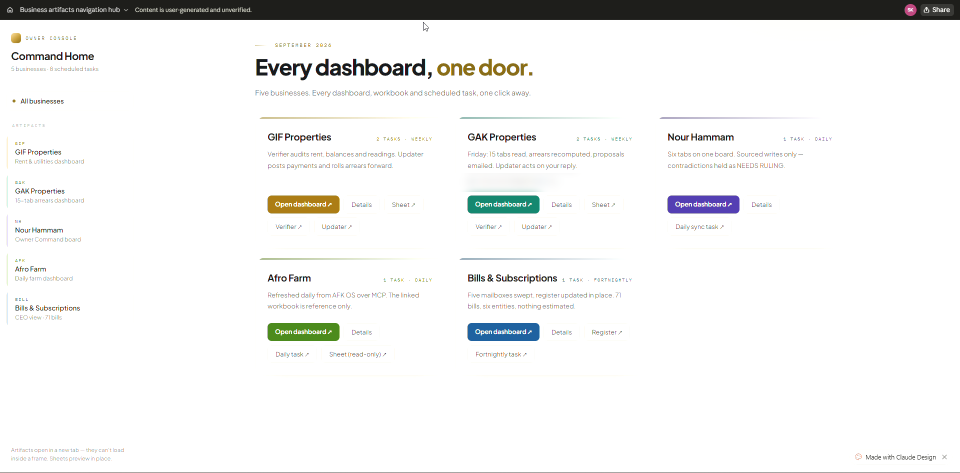
#> input picture videos/work-report-demo/assets/footage/hub.png, 1920 x 946 px, found by its file name (shown at 1/2 size)
$ python process_stills.py
#> lines starting #> are read from the running program, lines starting #| are printed output that depends on the picture
"""Privacy pass: blur each still except keep-rects (or blur only redact-rects). Source coords 1920x946."""
from PIL import Image, ImageFilter
import os
S = ".work/stills/"; O = "assets/footage/"; os.makedirs(O, exist_ok=True)
GIF_H = (0, 40, 1920, 200); SHEET_TABS = (0, 912, 1920, 942)
CFG = {
 "hub": ("redact", [(900, 346, 1260, 384)]),
 "gif_now": ("keep", [GIF_H, (30, 319, 1590, 457), (30, 494, 1590, 513), (40, 650, 900, 700), (30, 724, 1590, 743), (30, 806, 1590, 828)]),
 "gif_arrears": ("keep", [GIF_H, (40, 330, 1160, 385), (30, 400, 1590, 420), (30, 756, 620, 800)]),
 "gif_issues": ("keep", [GIF_H, (30, 316, 380, 352), (30, 376, 1590, 396), (40, 400, 110, 905), (400, 400, 480, 905), (570, 400, 650, 905), (1300, 400, 1500, 905)]),
 "gif_sheet": ("keep", [(40, 64, 430, 94), SHEET_TABS, (40, 222, 150, 900)]),
 "gak_over": ("keep", [(0, 40, 1920, 195), (320, 264, 900, 292), (320, 350, 900, 376), (320, 440, 1600, 460), (336, 560, 1010, 795), (1050, 562, 1320, 592)]),
 "gak_sheet": ("keep", [(40, 64, 430, 94), SHEET_TABS, (40, 222, 190, 900)]),
 "nh_queue": ("keep", [(20, 62, 300, 104), (1560, 90, 1900, 124), (0, 150, 1920, 194), (0, 208, 1000, 236), (40, 266, 1900, 292), (40, 430, 196, 940), (1640, 430, 1860, 940)]),
 "nh_reg": ("keep", [(20, 62, 300, 104), (1560, 90, 1900, 124), (0, 150, 1920, 194), (20, 216, 620, 244), (20, 270, 1070, 302), (40, 360, 196, 946), (1700, 360, 1860, 946)]),
 "nhs_rules": ("keep", [(40, 64, 600, 96), SHEET_TABS, (0, 222, 1920, 242), (40, 242, 462, 640)]),
 "afro_brief": ("keep", [(0, 40, 1920, 200), (260, 226, 520, 258), (260, 312, 1000, 340), (270, 368, 1640, 393)]),
 "afro_trust": ("keep", [(0, 40, 1920, 200), (260, 226, 1570, 946)]),
 "bill_brief": ("keep", [(0, 40, 1920, 176), (430, 472, 1300, 496), (450, 678, 820, 706), (450, 720, 545, 946)]),
 "bill_dec": ("keep", [(0, 40, 1920, 176), (420, 262, 1500, 300), (420, 344, 900, 372), (440, 414, 1000, 440), (440, 566, 1000, 592), (440, 762, 1120, 790), (1370, 760, 1520, 792)]),
 "bill_all": ("keep", [(0, 40, 1920, 176), (436, 264, 1140, 334), (740, 368, 1900, 398), (360, 430, 1400, 452), (700, 470, 800, 946), (950, 470, 1070, 946)]),
 "bill_sheet": ("keep", [SHEET_TABS, (40, 286, 1500, 314)]),
}
for name, (mode, rects) in CFG.items():
    im = Image.open(S + name + ".png").convert("RGB")
#> im is the input picture: PIL image 1920x946 RGB; mean R, G, B 240.6, 240.9, 240.3
    bl = im.filter(ImageFilter.GaussianBlur(9))
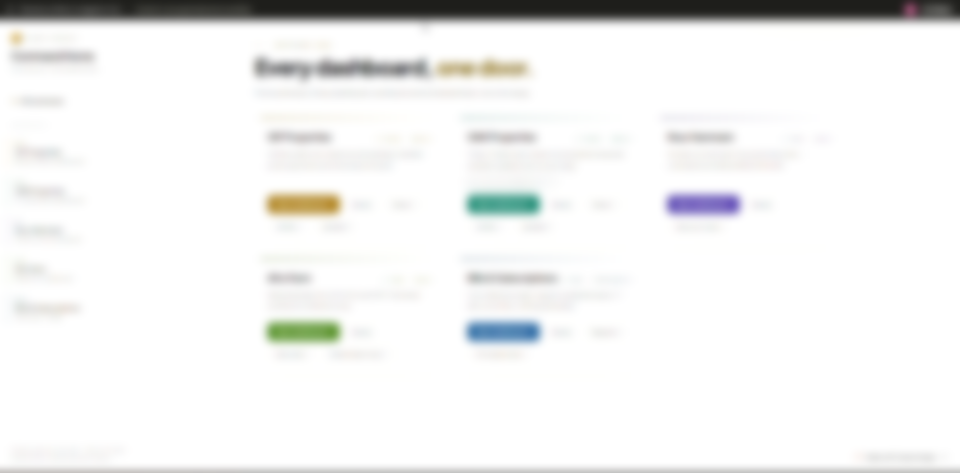
#> bl: PIL image 1920x946 RGB (shown at 1/2 size); mean R, G, B 240.1, 240.5, 239.9
    if mode == "keep":
        out = bl.copy()
        for r in rects: out.paste(im.crop(r), r[:2])
    else:
        out = im.copy()
        for r in rects: out.paste(bl.crop(r), r[:2])
    out.save(O + name + ".png", optimize=True); print(name)
#| hub
#> pass 2 of the loop `for name, (mode, rects) in CFG.items():`:
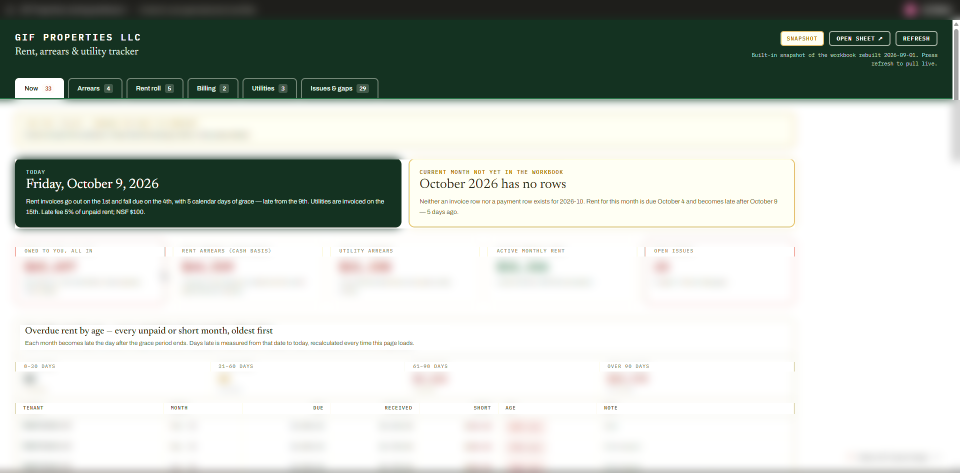
#> input picture videos/work-report-demo/assets/footage/gif_now.png, 1920 x 946 px, found by its file name (shown at 1/2 size)
#> im is the input picture: PIL image 1920x946 RGB; mean R, G, B 190.6, 196.9, 190.3
#> `bl = im.filter(ImageFilter.GaussianBlur(9))`:
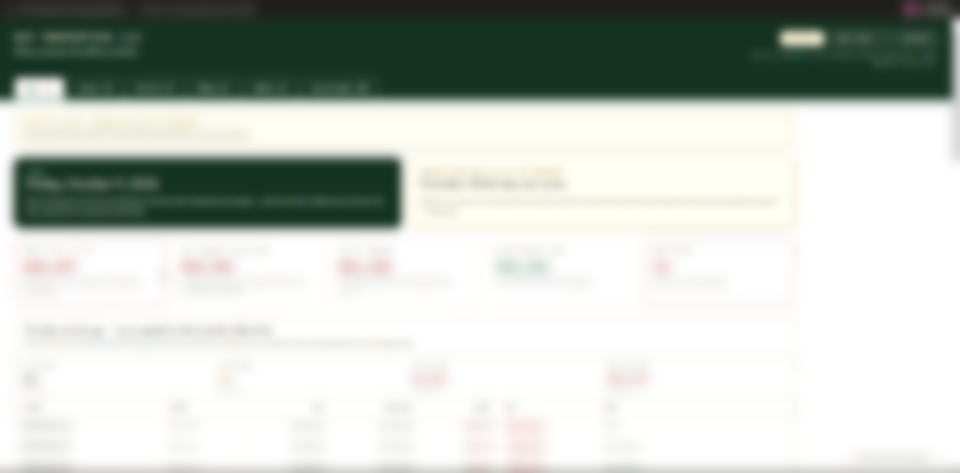
#> bl: PIL image 1920x946 RGB (shown at 1/2 size); mean R, G, B 190.6, 196.9, 190.3
#| gif_now
#> pass 3 of the loop `for name, (mode, rects) in CFG.items():`:
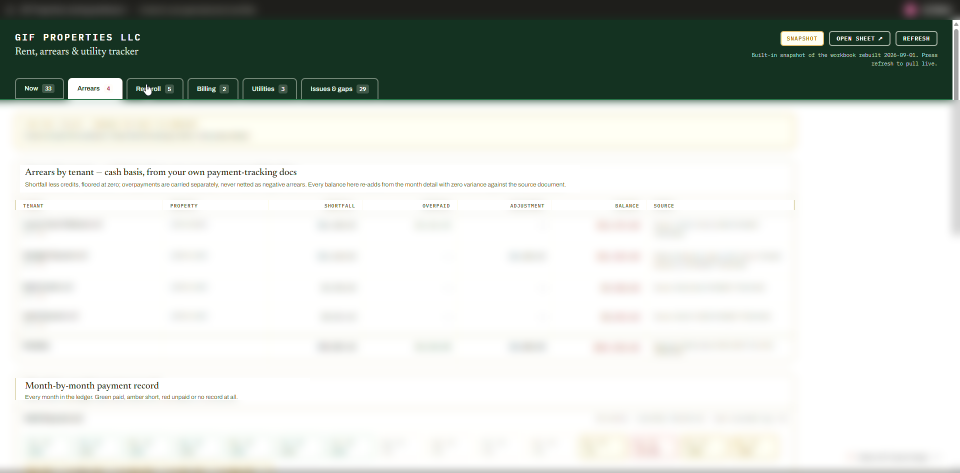
#> input picture videos/work-report-demo/assets/footage/gif_arrears.png, 1920 x 946 px, found by its file name (shown at 1/2 size)
#> im is the input picture: PIL image 1920x946 RGB; mean R, G, B 203.5, 208.5, 203.1
#> `bl = im.filter(ImageFilter.GaussianBlur(9))`:
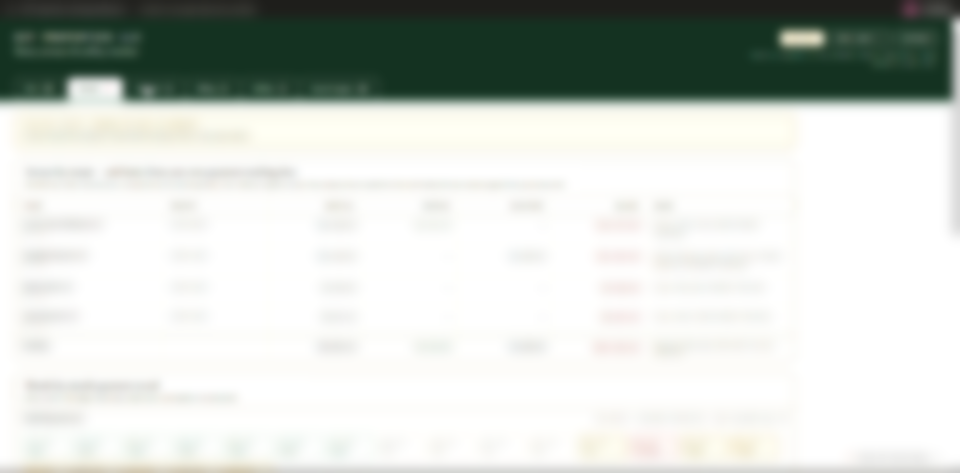
#> bl: PIL image 1920x946 RGB (shown at 1/2 size); mean R, G, B 203.5, 208.5, 203.1
#| gif_arrears
#> (the run stopped early here; a loop or call above may not have finished)
